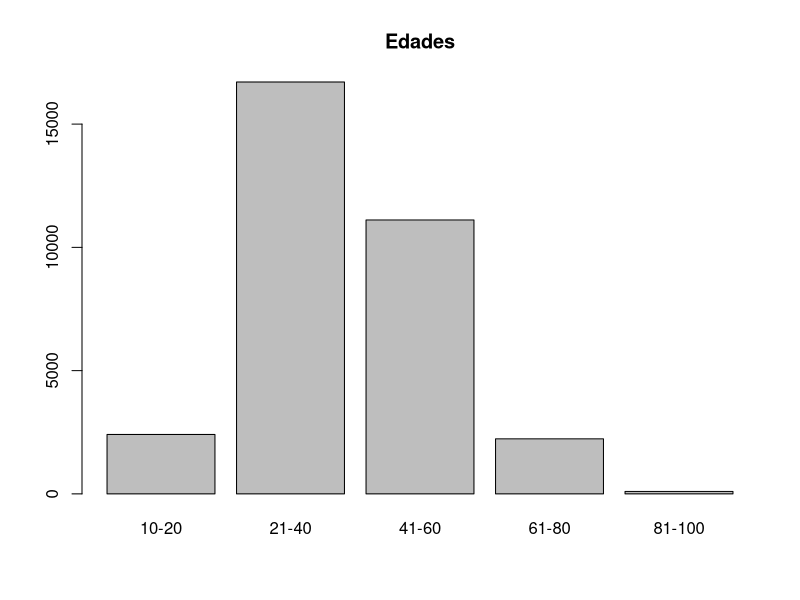
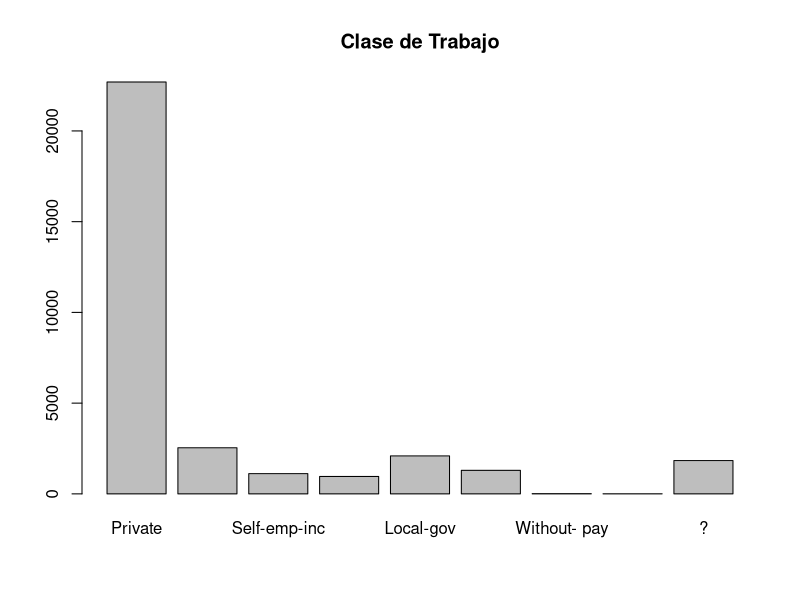
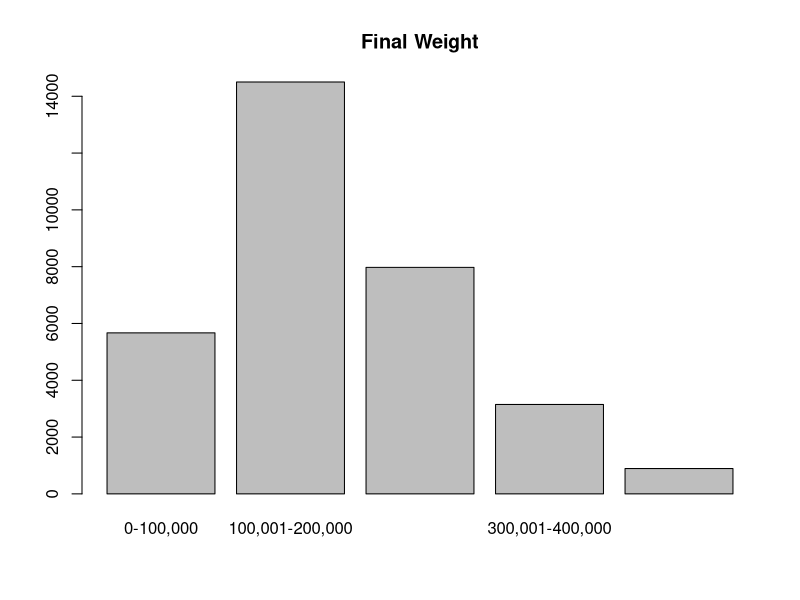
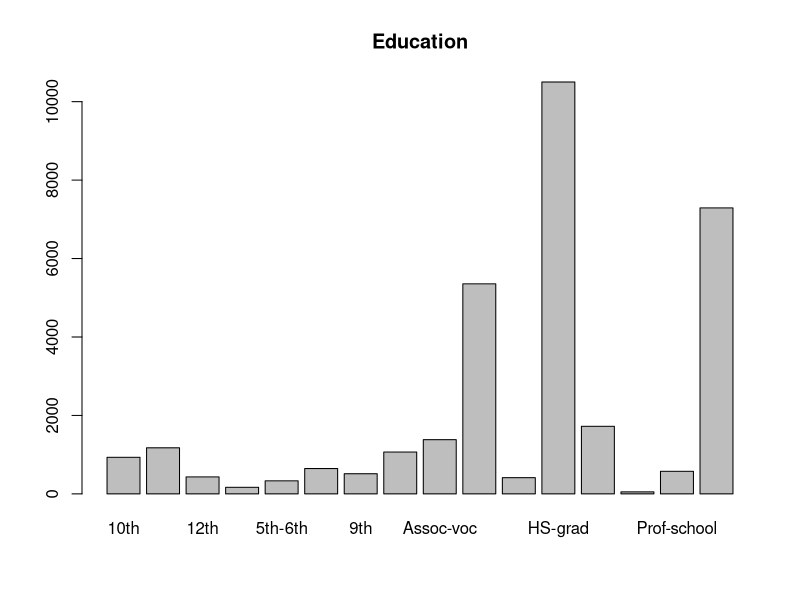
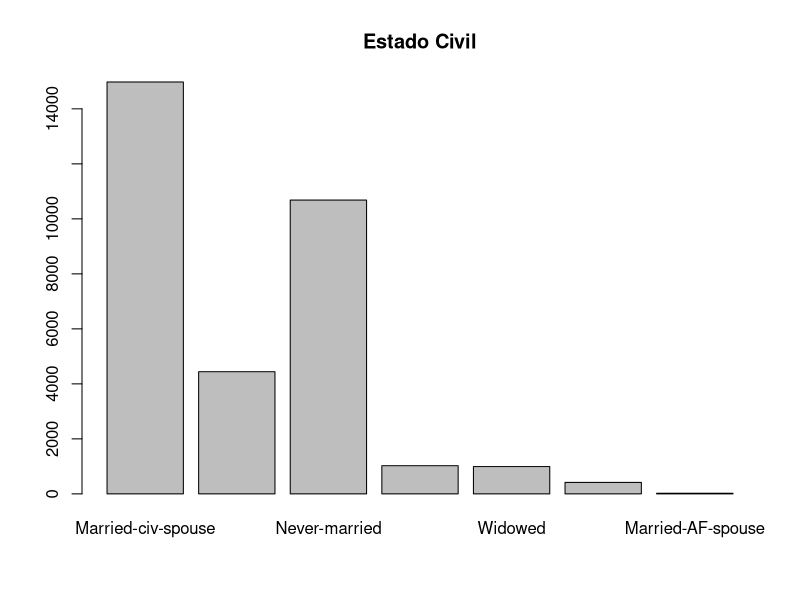
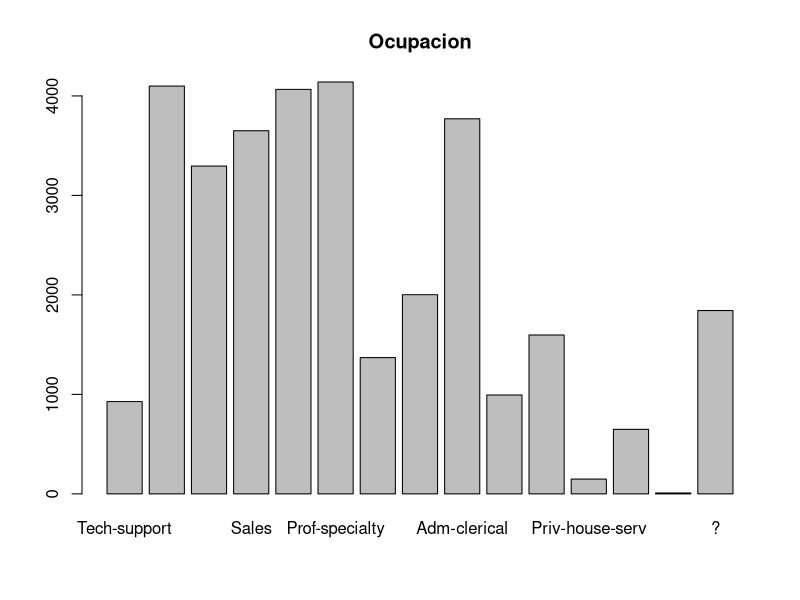
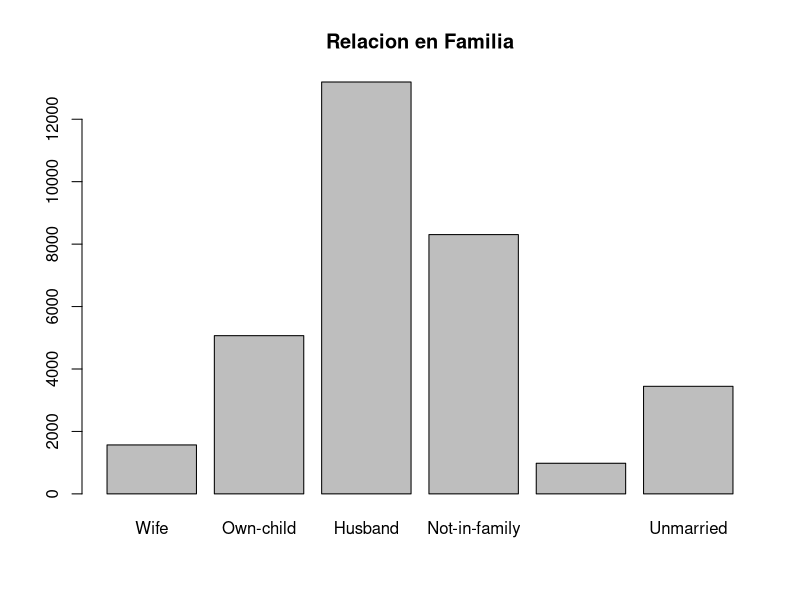
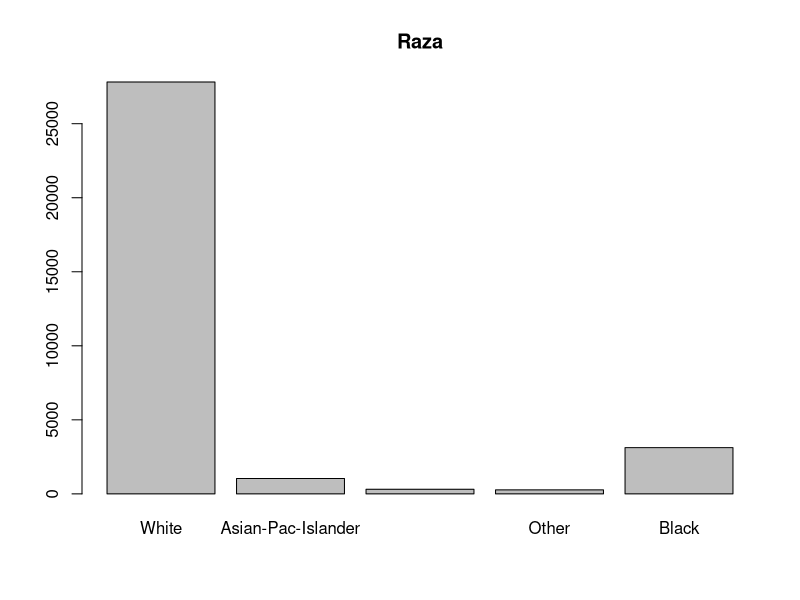

The R script that drew these images, in order:
#Edad por rangos
ageValues <- c(2410,16708,11111,2233,99)
ageTags <- c("10-20","21-40","41-60","61-80","81-100")
barplot(ageValues,  names.arg = ageTags, main = "Edades")
#Clases de trabajo
workclassValues <- c(22696,2541,1116,960,2093,1298,14,7,1836)
workclassTags <- c("Private","Self-emp-not-inc","Self-emp-inc","Federal-gov","Local-gov","State-gov","Without- pay","Never-worked","?")
barplot(workclassValues, names.arg = workclassTags, main = "Clase de Trabajo")
#final weight por rangos
finalValues <- c(5670,14503,7976,3148,892)
finalTags <-c("0-100,000", "100,001-200,000", "200,001-300,000", "300,001-400,000", "400,001-500,000")
barplot(finalValues, names.arg = finalTags, main = "Final Weight")
# Education por frecuencias
educationValues <- c(933,1175,433,168,333,646,514,1067,1382,5355,413,10501,1723,51,576,7291)
educationTags <- c("10th", "11th", "12th", "1st-4th", "5th-6th", "7th-8th", "9th", "Assoc-acdm", "Assoc-voc","Bachelors", "Doctorate", "HS-grad", "Masters","Preschool", "Prof-school", "Some-college")
barplot(educationValues,names.arg = educationTags, main = "Education")
# marital-status por frecuencia
maritalValues <- c(14976,4443,10683,1025,993,418,23)
maritalTags <- c("Married-civ-spouse","Divorced","Never-married","Separated","Widowed","Married-spouse-absent","Married-AF-spouse")
barplot(maritalValues, names.arg = maritalTags, main = "Estado Civil")
# occupation por frecuencias
occupationValues <- c(928,4099,3295,3650,4066,4140,1370,2002,3770,994,1597,149,649,9,1843)
occupationTags <- c("Tech-support","Craft-repair","Other-service","Sales","Exec-managerial","Prof-specialty","Handlers-cleaners","Machine-op-inspct","Adm-clerical","Farming-fishing","Transport-moving","Priv-house-serv","Protective-serv","Armed-Forces","?")
barplot(occupationValues, names.arg = occupationTags, main = "Ocupacion")
#relationship por frecuecias
relationshipValues <- c(1568,5068,13193,8305,981,3446)
relationshipTags <- c("Wife","Own-child","Husband","Not-in-family","Other-relative","Unmarried")
barplot(relationshipValues, names.arg = relationshipTags, main = "Relacion en Familia")
# race por frecuencias
raceValues <- c(27816,1039,311,271,3124)
raceTags <- c("White","Asian-Pac-Islander","Amer-Indian-Eskimo","Other","Black")
barplot(raceValues,names.arg = raceTags, main = "Raza")
#sex por frecuencias
sexValues <- c(10771,21790)
sexTags <- c("Female","Male")
barplot(sexValues, names.arg = sexTags, main = "Sexo")
#hours_per_week por rangos
hpwValues <- c(2928,20052,8471,902,208)
hpwTags <- c("10-20","21-40","41-60","61-80","81-100")
barplot(hpwValues, names.arg = hpwTags, main = "Horas a la semana")
#Paises por frecuencia
ncValues <- c(29170,19,90,114,121,137,14,100,62,29,80,75,95,13,198,73,60,81,67,643,37,24,29,70,18,28,51,44,59,13,64,34,12,18,16,106,19,20,1,583)
ncTags <- c("United-States","Cambodia","England","Puerto-Rico","Canada","Germany","Outlying-US(Guam- USVI-etc)","India","Japan","Greece","South","China","Cuba","Honduras","Philippines","Italy","Poland","Jamaica","Vietnam","Mexico","Portugal","Ireland","France","Dominican-Republic","Laos","Ecuador","Taiwan","Haiti","Columbia","Hungary","Guatemala","Nicaragua","Scotland","Thailand","Yugoslavia","El-Salvador","Trinadad&Tobago","Hong","Holand-Netherlands","?")
barplot(ncValues, names.arg = ncTags, main = "Paises")
#total por frecuencia
totValues <- c(24720,7841)
totTags <- c("<=50K",">50K")
barplot(totValues, names.arg = totTags, main = "Total")

